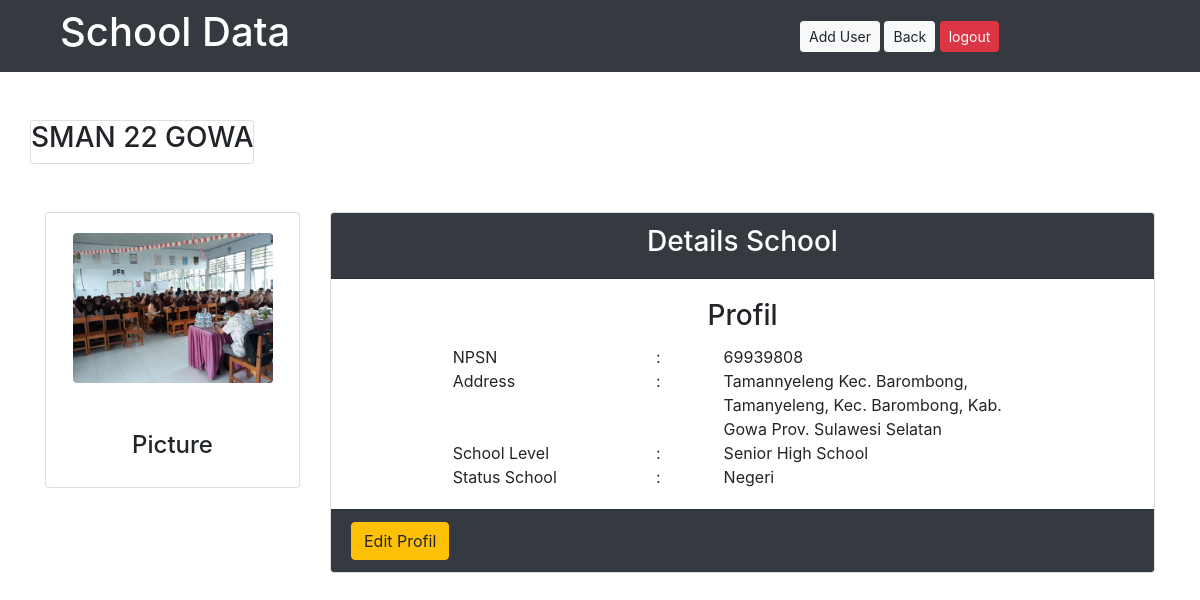
/index.php?page=details-school&id=3 (signed in), run on the app's committed database.
### tables this page shows
CREATE TABLE `school_tb` (
  `id` int(11) NOT NULL,
  `NPSN` varchar(20) NOT NULL,
  `name_school` varchar(30) NOT NULL,
  `address` text NOT NULL,
  `logo_school` varchar(50) NOT NULL,
  `school_level` varchar(20) NOT NULL,
  `status_school` varchar(20) NOT NULL,
  `user_id` int(11) NOT NULL
);

### detailsschool.php (the view, shortened to what this page needs)
<?php
$id = $_GET['id'];
require_once 'koneksi.php';
$query = mysqli_query($db,"SELECT * FROM school_tb WHERE id='$id'");
 $data=mysqli_fetch_assoc($query)
?>
<div class="row mt-5 mb-5">
    <div class="card">
        <h3><?=$data['name_school']?></h3>
    </div>
</div>
<div class="row justify-content-start  mt-5">
    <div class="col-sm-3">
        <div class="card">
            <div class="card-body">
                <img src="assets/<?=$data['logo_school']?>" class="rounded mx-auto d-block" width="200px" alt="">
                <h4 class="text-center mt-5">Picture</h4>
            </div>
        </div>
    </div>
    <div class="col-sm-9">
        <div class="card">
            <div class="card-header bg-dark text-center">
                <h3 style="color:white;">Details School</h3>
            </div>
            <div class="card-body">
                <div class="card-title">
                    <h3 class="text-center">Profil</h3>
                </div>
                <div class="row justify-content-center">
                    <div class="col-sm-3">
                        <th>NPSN</th>
                    </div>
                    <div class="col-sm-1">
                        <td>:</td>
                    </div>
                    <div class="col-sm-5">
                        <td><?=$data['NPSN']?></td>
                    </div>
                </div>
                <div class="row justify-content-center">
                    <div class="col-sm-3">
                        <th>Address</th>
                    </div>
                    <div class="col-sm-1">
                        <td>:</td>
                    </div>
                    <div class="col-sm-5">
                        <td><?=$data['address']?></td>
                    </div>
                </div>
                <div class="row justify-content-center">
                    <div class="col-sm-3">
                        <th>School Level</th>
                    </div>
                    <div class="col-sm-1">
                        <td>:</td>
                    </div>
                    <div class="col-sm-5">
                        <td><?=$data['school_level']?></td>
                    </div>
                </div>
                <div class="row justify-content-center">
                    <div class="col-sm-3">
                        <th>Status School</th>
                    </div>
                    <div class="col-sm-1">
                        <td>:</td>
                    </div>
                    <div class="col-sm-5">
                        <td><?=$data['status_school']?></td>
                    </div>
                </div>
            </div>
            <div class="card-footer bg-dark">
                <a href="index.php?page=edit-school&id=<?=$data['id']?>" class="btn btn-warning">Edit Profil</a>
            </div>
        </div>
    </div>
</div>

### data on the page
school_tb: name_school "SMAN 22 GOWA", logo_school (picture), NPSN "69939808", address "Tamannyeleng Kec. Barombong, Tamanyeleng, Kec. Barombong, Kab. Gowa Prov. Sulawesi Selatan", school_level "Senior High School", status_school "Negeri"
